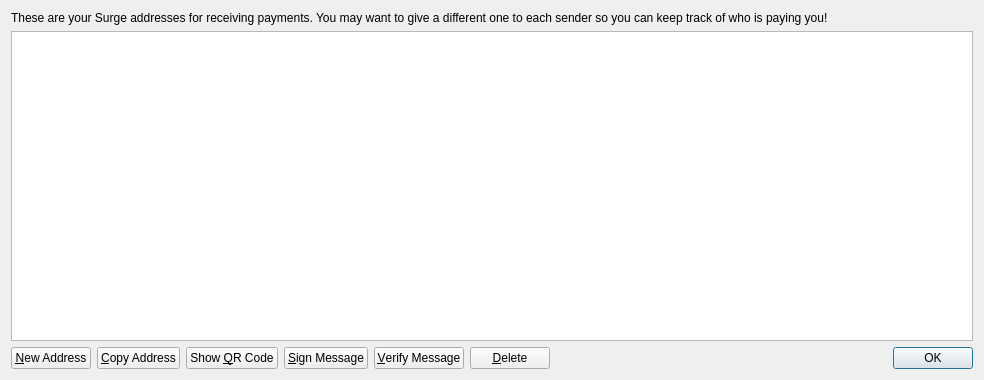
<?xml version="1.0" encoding="UTF-8"?>
<ui version="4.0">
 <class>AddressBookPage</class>
 <widget class="QWidget" name="AddressBookPage">
  <property name="geometry">
   <rect>
    <x>0</x>
    <y>0</y>
    <width>984</width>
    <height>380</height>
   </rect>
  </property>
  <property name="windowTitle">
   <string>Address Book</string>
  </property>
  <layout class="QVBoxLayout" name="verticalLayout">
   <item>
    <widget class="QLabel" name="labelExplanation">
     <property name="text">
      <string>These are your Surge addresses for receiving payments. You may want to give a different one to each sender so you can keep track of who is paying you!</string>
     </property>
     <property name="textFormat">
      <enum>Qt::PlainText</enum>
     </property>
     <property name="wordWrap">
      <bool>true</bool>
     </property>
    </widget>
   </item>
   <item>
    <widget class="QTableView" name="tableView">
     <property name="contextMenuPolicy">
      <enum>Qt::CustomContextMenu</enum>
     </property>
     <property name="toolTip">
      <string>Double-click to edit address or label</string>
     </property>
     <property name="tabKeyNavigation">
      <bool>false</bool>
     </property>
     <property name="alternatingRowColors">
      <bool>true</bool>
     </property>
     <property name="selectionMode">
      <enum>QAbstractItemView::SingleSelection</enum>
     </property>
     <property name="selectionBehavior">
      <enum>QAbstractItemView::SelectRows</enum>
     </property>
     <property name="sortingEnabled">
      <bool>true</bool>
     </property>
     <attribute name="verticalHeaderVisible">
      <bool>false</bool>
     </attribute>
    </widget>
   </item>
   <item>
    <layout class="QHBoxLayout" name="horizontalLayout">
     <item>
      <widget class="QPushButton" name="newAddressButton">
       <property name="toolTip">
        <string>Create a new address</string>
       </property>
       <property name="text">
        <string>&amp;New Address</string>
       </property>
      </widget>
     </item>
     <item>
      <widget class="QPushButton" name="copyToClipboard">
       <property name="toolTip">
        <string>Copy the currently selected address to the system clipboard</string>
       </property>
       <property name="text">
        <string>&amp;Copy Address</string>
       </property>
      </widget>
     </item>
     <item>
      <widget class="QPushButton" name="showQRCode">
       <property name="text">
        <string>Show &amp;QR Code</string>
       </property>
      </widget>
     </item>
     <item>
      <widget class="QPushButton" name="signMessage">
       <property name="toolTip">
        <string>Sign a message to prove you own a Surge address</string>
       </property>
       <property name="text">
        <string>&amp;Sign Message</string>
       </property>
      </widget>
     </item>
     <item>
      <widget class="QPushButton" name="verifyMessage">
       <property name="toolTip">
        <string>Verify a message to ensure it was signed with a specified Surge address</string>
       </property>
       <property name="text">
        <string>&amp;Verify Message</string>
       </property>
      </widget>
     </item>
     <item>
      <widget class="QPushButton" name="deleteButton">
       <property name="toolTip">
        <string>Delete the currently selected address from the list. Only sending addresses can be deleted.</string>
       </property>
       <property name="text">
        <string>&amp;Delete</string>
       </property>
      </widget>
     </item>
     <item>
      <spacer name="horizontalSpacer">
       <property name="orientation">
        <enum>Qt::Horizontal</enum>
       </property>
       <property name="sizeHint" stdset="0">
        <size>
         <width>40</width>
         <height>20</height>
        </size>
       </property>
      </spacer>
     </item>
     <item>
      <widget class="QDialogButtonBox" name="buttonBox">
       <property name="sizePolicy">
        <sizepolicy hsizetype="Maximum" vsizetype="Fixed">
         <horstretch>0</horstretch>
         <verstretch>0</verstretch>
        </sizepolicy>
       </property>
       <property name="standardButtons">
        <set>QDialogButtonBox::Ok</set>
       </property>
      </widget>
     </item>
    </layout>
   </item>
  </layout>
 </widget>
 <resources>
  <include location="../bitcoin.qrc"/>
 </resources>
 <connections/>
</ui>
